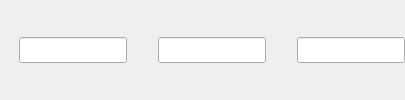
                                                        <widget class="QWidget" name="_LimitPanel" native="true">
                                                            <layout class="QHBoxLayout" name="_LimitPanelLayout">
                                                                <property name="spacing">
                                                                    <number>12</number>
                                                                </property>
                                                                <property name="leftMargin">
                                                                    <number>0</number>
                                                                </property>
                                                                <property name="topMargin">
                                                                    <number>0</number>
                                                                </property>
                                                                <property name="rightMargin">
                                                                    <number>0</number>
                                                                </property>
                                                                <property name="bottomMargin">
                                                                    <number>0</number>
                                                                </property>
                                                                <item>
                                                                    <widget class="QLabel" name="_PreviewTip">
                                                                        <property name="minimumSize">
                                                                            <size>
                                                                                <width>0</width>
                                                                                <height>26</height>
                                                                            </size>
                                                                        </property>
                                                                        <property name="maximumSize">
                                                                            <size>
                                                                                <width>16777215</width>
                                                                                <height>26</height>
                                                                            </size>
                                                                        </property>
                                                                        <property name="text">
                                                                            <string/>
                                                                        </property>
                                                                    </widget>
                                                                </item>
                                                                <item>
                                                                    <widget class="QLineEdit" name="_Preview">
                                                                        <property name="minimumSize">
                                                                            <size>
                                                                                <width>0</width>
                                                                                <height>26</height>
                                                                            </size>
                                                                        </property>
                                                                        <property name="maximumSize">
                                                                            <size>
                                                                                <width>16777215</width>
                                                                                <height>26</height>
                                                                            </size>
                                                                        </property>
                                                                    </widget>
                                                                </item>
                                                                <item>
                                                                    <widget class="QLabel" name="_SaveTip">
                                                                        <property name="minimumSize">
                                                                            <size>
                                                                                <width>0</width>
                                                                                <height>26</height>
                                                                            </size>
                                                                        </property>
                                                                        <property name="maximumSize">
                                                                            <size>
                                                                                <width>16777215</width>
                                                                                <height>26</height>
                                                                            </size>
                                                                        </property>
                                                                        <property name="text">
                                                                            <string/>
                                                                        </property>
                                                                    </widget>
                                                                </item>
                                                                <item>
                                                                    <widget class="QLineEdit" name="_Save">
                                                                        <property name="minimumSize">
                                                                            <size>
                                                                                <width>0</width>
                                                                                <height>26</height>
                                                                            </size>
                                                                        </property>
                                                                        <property name="maximumSize">
                                                                            <size>
                                                                                <width>16777215</width>
                                                                                <height>26</height>
                                                                            </size>
                                                                        </property>
                                                                    </widget>
                                                                </item>
                                                                <item>
                                                                    <widget class="QLabel" name="_DownloadTip">
                                                                        <property name="minimumSize">
                                                                            <size>
                                                                                <width>0</width>
                                                                                <height>26</height>
                                                                            </size>
                                                                        </property>
                                                                        <property name="maximumSize">
                                                                            <size>
                                                                                <width>16777215</width>
                                                                                <height>26</height>
                                                                            </size>
                                                                        </property>
                                                                        <property name="text">
                                                                            <string/>
                                                                        </property>
                                                                    </widget>
                                                                </item>
                                                                <item>
                                                                    <widget class="QLineEdit" name="_Download">
                                                                        <property name="minimumSize">
                                                                            <size>
                                                                                <width>0</width>
                                                                                <height>26</height>
                                                                            </size>
                                                                        </property>
                                                                        <property name="maximumSize">
                                                                            <size>
                                                                                <width>16777215</width>
                                                                                <height>26</height>
                                                                            </size>
                                                                        </property>
                                                                    </widget>
                                                                </item>
                                                            </layout>
                                                        </widget>
